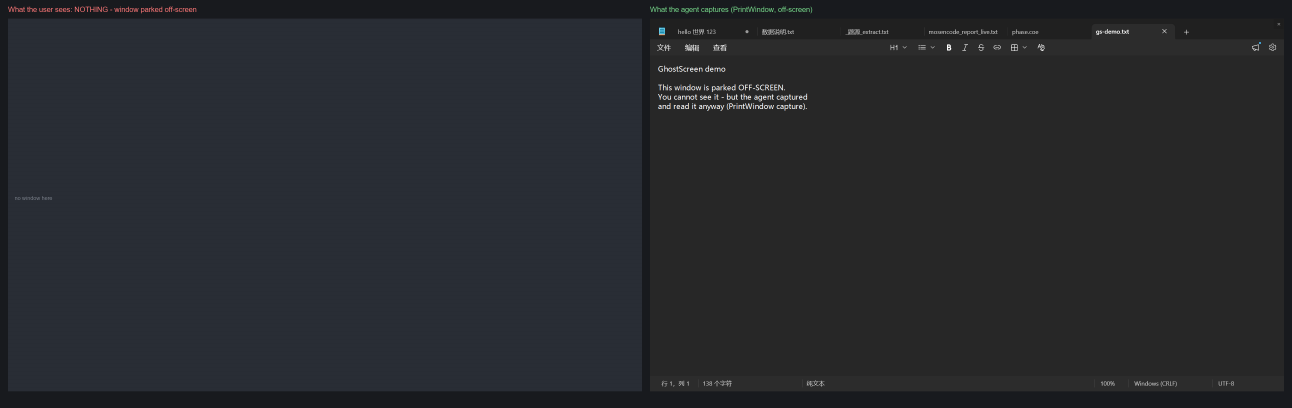
#> input picture screenshots/invisible-window-capture.png, 3876 x 1222 px, given in place of capture.png, which was not available (shown at 1/3 size)
$ python make_comparison.py
#> lines starting #> are read from the running program, lines starting #| are printed output that depends on the picture
from PIL import Image, ImageDraw, ImageFont
import os

base = r"E:\software_code\Visual_Stdio_Code\dsh-ghostscreen-mcp\screenshots"
shot = Image.open(os.path.join(base, "capture.png")).convert("RGB")
#> shot is the input picture: PIL image 3876x1222 RGB; mean R, G, B 39.2, 41.2, 45.1
w, h = shot.size
#> w = 3876; h = 1222
pad, header = 24, 56
canvas = Image.new("RGB", (w * 2 + pad * 3, h + header + pad * 2), (24, 26, 30))
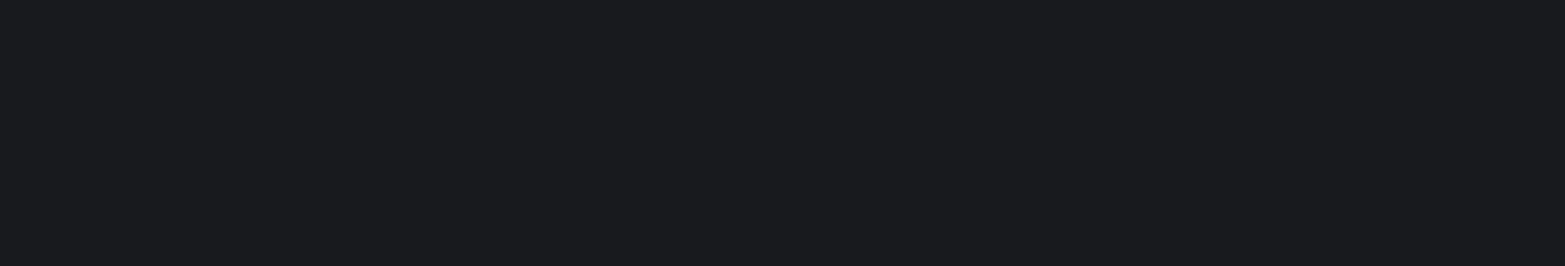
#> canvas: PIL image 7824x1326 RGB (shown at 1/5 size); mean R, G, B 24, 26, 30
try:
    f_title = ImageFont.truetype("arial.ttf", 22)
    f_note = ImageFont.truetype("arial.ttf", 16)
except Exception:
    f_title = f_note = ImageFont.load_default()
d = ImageDraw.Draw(canvas)
d.text((pad, 16), "What the user sees: NOTHING - window parked off-screen", font=f_title, fill=(255, 120, 120))
left = Image.new("RGB", (w, h), (40, 44, 52))
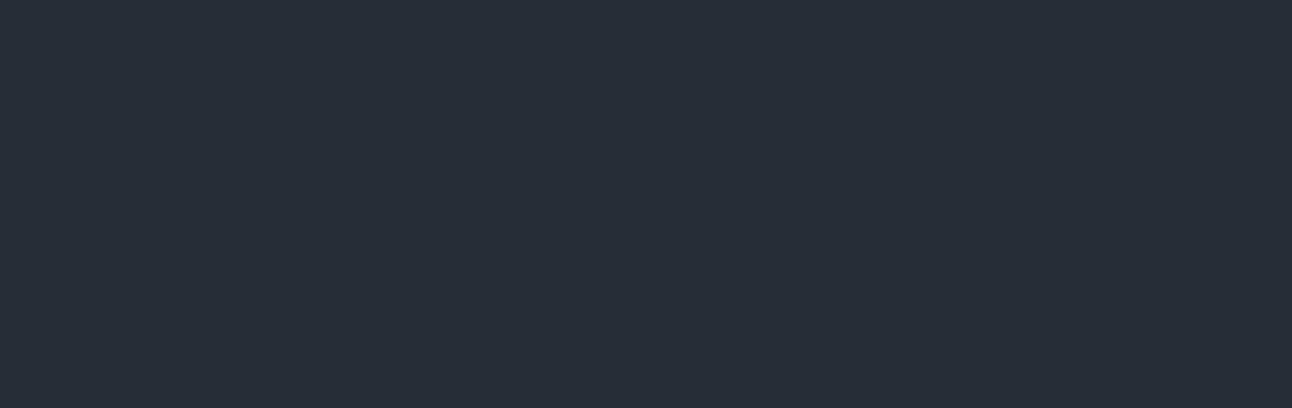
#> left: PIL image 3876x1222 RGB (shown at 1/3 size); mean R, G, B 40, 44, 52
ld = ImageDraw.Draw(left)
for y in range(0, h, 4):
    ld.line([(0, y), (w, y)], fill=(44, 48, 56))
ld.text((20, h // 2 - 30), "no window here", font=f_note, fill=(120, 126, 136))
canvas.paste(left, (pad, header))
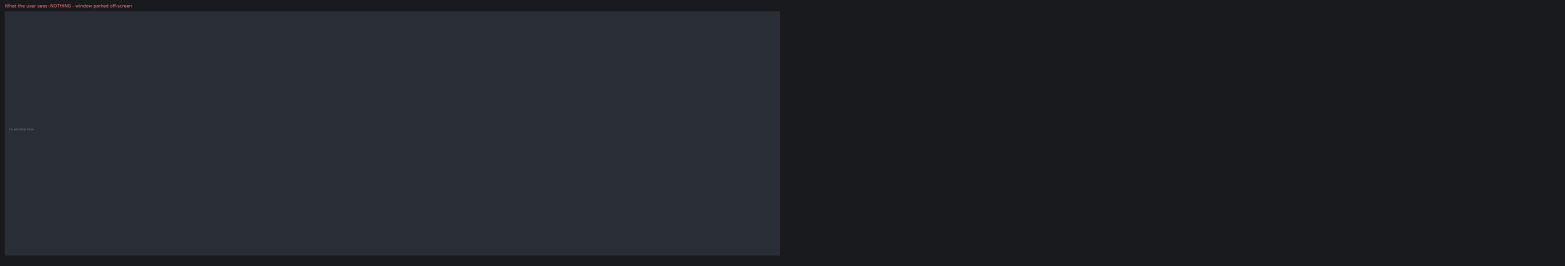
#> canvas: PIL image 7824x1326 RGB (shown at 1/5 size); mean R, G, B 31.8, 34.7, 40.5
d.text((w + pad * 2, 16), "What the agent captures (PrintWindow, off-screen)", font=f_title, fill=(120, 220, 140))
canvas.paste(shot, (w + pad * 2, header))
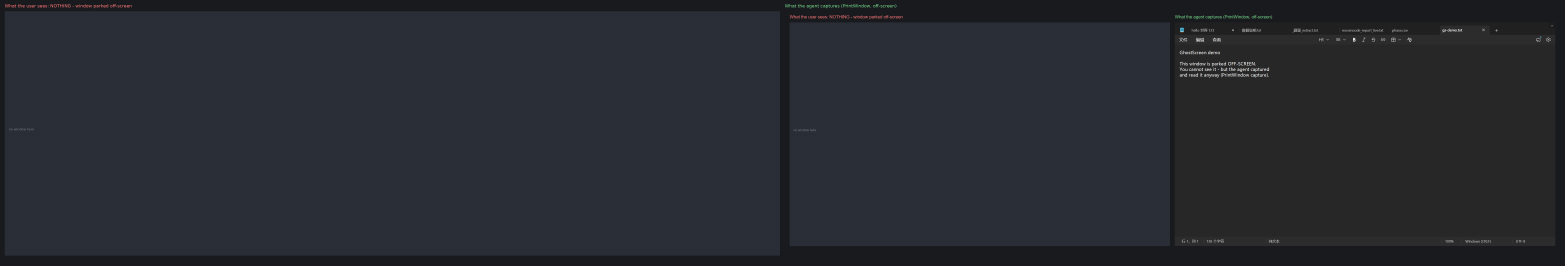
#> canvas: PIL image 7824x1326 RGB (shown at 1/5 size); mean R, G, B 38.8, 41.7, 47.5
out = os.path.join(base, "invisible-window-capture.png")
canvas.save(out)
print(canvas.size, "->", out)
#| (7824, 1326) -> E:\software_code\Visual_Stdio_Code\dsh-ghostscreen-mcp\screenshots/invisible-window-capture.png
